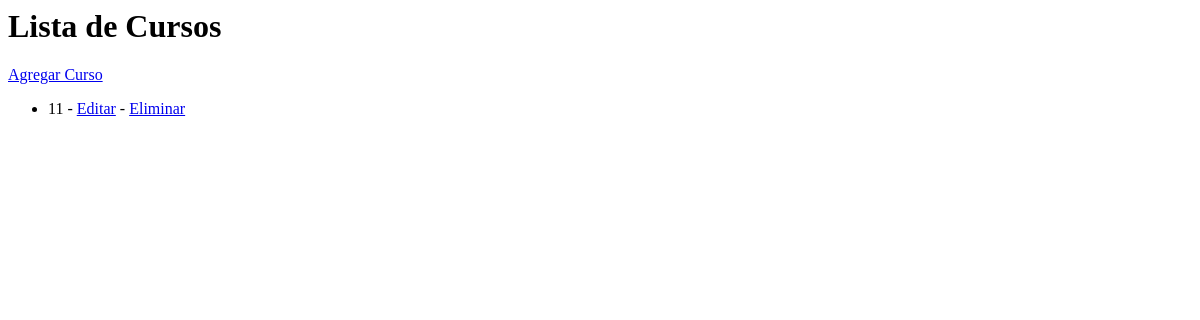
The page /cursos/ on the database as committed earlier.
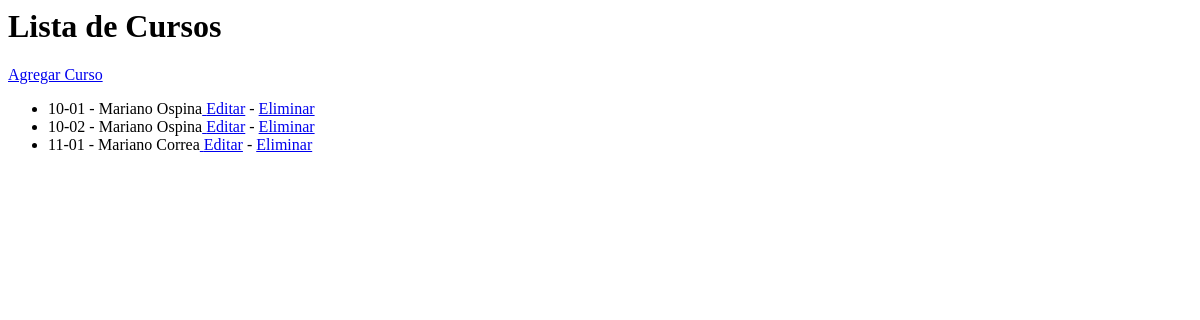
The same page on the database as committed later.
### cursos/models.py (models this page shows, shortened)
class Curso(models.Model):
    grado = models.CharField(max_length=5)
    institucion = models.ForeignKey(Institucion, on_delete=models.CASCADE, null=True)
    anio = models.DateField(auto_now_add=True, null=True)

### instituciones/models.py (models this page shows, shortened)
class Institucion(models.Model):
    nombre = models.CharField(max_length=255)
    direccion = models.CharField(max_length=255)
    telefono = models.CharField(max_length=20)
    email_contacto = models.EmailField()

### cursos/views.py (the view)
# urls.py: path('', curso_list, name='curso_list'),
def curso_list(request):
    cursos = Curso.objects.all()
    return render(request, 'curso_list.html', {'cursos': cursos})

### cursos/templates/curso_list.html
<h1>Lista de Cursos</h1>
<a href="{% url 'curso_create' %}">Agregar Curso</a>
<ul>
    {% for curso in cursos %}
        <li>
            {{ curso.grado }} - {{ curso.institucion.nombre }}<a href="{% url 'curso_update' curso.pk %}"> Editar</a>
            - <a href="{% url 'curso_delete' curso.pk %}">Eliminar</a>
        </li>
    {% endfor %}
</ul>

Rows that differ between the two databases and show on the page:
removed Curso: grado "11"
added Curso: grado "10-01", institucion.nombre "Mariano Ospina"
added Curso: grado "10-02", institucion.nombre "Mariano Ospina"
added Curso: grado "11-01", institucion.nombre "Mariano Correa"
